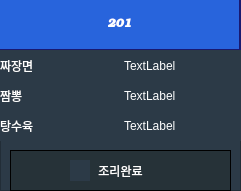
   <widget class="QFrame" name="frame_3">
    <property name="geometry">
     <rect>
      <x>50</x>
      <y>40</y>
      <width>241</width>
      <height>191</height>
     </rect>
    </property>
    <property name="styleSheet">
     <string notr="true">background-color: rgb(44, 58, 71);  /* 배경 색상 */
color: rgb(255, 255, 255);         /* 흰색 글자 */

</string>
    </property>
    <property name="frameShape">
     <enum>QFrame::StyledPanel</enum>
    </property>
    <property name="frameShadow">
     <enum>QFrame::Raised</enum>
    </property>
    <widget class="QFrame" name="frame_4">
     <property name="geometry">
      <rect>
       <x>0</x>
       <y>0</y>
       <width>241</width>
       <height>51</height>
      </rect>
     </property>
     <property name="styleSheet">
      <string notr="true">background-color: rgb(40, 100, 220);  /* 약간 짙은 파랑색 배경 */
color: rgb(255, 255, 255);          /* 흰색 글자 */
border: 0.5px solid rgb(25, 25, 112);  /* 매우 얇은 테두리, 배경과 거의 구별할 수 없음 */
</string>
     </property>
     <property name="frameShape">
      <enum>QFrame::StyledPanel</enum>
     </property>
     <property name="frameShadow">
      <enum>QFrame::Raised</enum>
     </property>
     <widget class="QWidget" name="verticalLayoutWidget_2">
      <property name="geometry">
       <rect>
        <x>-1</x>
        <y>-1</y>
        <width>241</width>
        <height>51</height>
       </rect>
      </property>
      <layout class="QVBoxLayout" name="verticalLayout_2">
       <item>
        <widget class="QLabel" name="label_2">
         <property name="font">
          <font>
           <family>URW Bookman</family>
           <weight>75</weight>
           <italic>true</italic>
           <bold>true</bold>
          </font>
         </property>
         <property name="text">
          <string>201</string>
         </property>
         <property name="alignment">
          <set>Qt::AlignCenter</set>
         </property>
        </widget>
       </item>
      </layout>
     </widget>
    </widget>
    <widget class="QFrame" name="frame_5">
     <property name="geometry">
      <rect>
       <x>0</x>
       <y>50</y>
       <width>241</width>
       <height>31</height>
      </rect>
     </property>
     <property name="frameShape">
      <enum>QFrame::StyledPanel</enum>
     </property>
     <property name="frameShadow">
      <enum>QFrame::Raised</enum>
     </property>
     <widget class="QWidget" name="horizontalLayoutWidget">
      <property name="geometry">
       <rect>
        <x>0</x>
        <y>0</y>
        <width>241</width>
        <height>31</height>
       </rect>
      </property>
      <layout class="QHBoxLayout" name="horizontalLayout_3">
       <item>
        <widget class="QLabel" name="label_4">
         <property name="text">
          <string>짜장면</string>
         </property>
        </widget>
       </item>
       <item>
        <widget class="QLabel" name="label_3">
         <property name="text">
          <string>TextLabel</string>
         </property>
        </widget>
       </item>
      </layout>
     </widget>
    </widget>
    <widget class="QFrame" name="frame_6">
     <property name="geometry">
      <rect>
       <x>0</x>
       <y>80</y>
       <width>241</width>
       <height>31</height>
      </rect>
     </property>
     <property name="frameShape">
      <enum>QFrame::StyledPanel</enum>
     </property>
     <property name="frameShadow">
      <enum>QFrame::Raised</enum>
     </property>
     <widget class="QWidget" name="horizontalLayoutWidget_2">
      <property name="geometry">
       <rect>
        <x>0</x>
        <y>0</y>
        <width>241</width>
        <height>31</height>
       </rect>
      </property>
      <layout class="QHBoxLayout" name="horizontalLayout_4">
       <item>
        <widget class="QLabel" name="label_8">
         <property name="text">
          <string>짬뽕</string>
         </property>
        </widget>
       </item>
       <item>
        <widget class="QLabel" name="label_7">
         <property name="text">
          <string>TextLabel</string>
         </property>
        </widget>
       </item>
      </layout>
     </widget>
    </widget>
    <widget class="QFrame" name="frame_7">
     <property name="geometry">
      <rect>
       <x>0</x>
       <y>110</y>
       <width>241</width>
       <height>31</height>
      </rect>
     </property>
     <property name="frameShape">
      <enum>QFrame::StyledPanel</enum>
     </property>
     <property name="frameShadow">
      <enum>QFrame::Raised</enum>
     </property>
     <widget class="QWidget" name="horizontalLayoutWidget_3">
      <property name="geometry">
       <rect>
        <x>0</x>
        <y>0</y>
        <width>241</width>
        <height>31</height>
       </rect>
      </property>
      <layout class="QHBoxLayout" name="horizontalLayout_5">
       <item>
        <widget class="QLabel" name="label_10">
         <property name="text">
          <string>탕수육</string>
         </property>
        </widget>
       </item>
       <item>
        <widget class="QLabel" name="label_9">
         <property name="text">
          <string>TextLabel</string>
         </property>
        </widget>
       </item>
      </layout>
     </widget>
    </widget>
    <widget class="QPushButton" name="pushButton">
     <property name="geometry">
      <rect>
       <x>10</x>
       <y>150</y>
       <width>221</width>
       <height>41</height>
      </rect>
     </property>
     <property name="styleSheet">
      <string notr="true">background-color: rgb(38, 50, 56);  /* 배경 색상 */
border: 1px solid black;            /* 얇은 검정색 테두리 */
color: white;                      /* (선택 사항) 흰색 글자 */
</string>
     </property>
     <property name="text">
      <string>조리완료</string>
     </property>
    </widget>
    <widget class="QLabel" name="label_13">
     <property name="geometry">
      <rect>
       <x>70</x>
       <y>160</y>
       <width>20</width>
       <height>21</height>
      </rect>
     </property>
     <property name="text">
      <string/>
     </property>
     <property name="pixmap">
      <pixmap>../pngwing.com.png</pixmap>
     </property>
     <property name="scaledContents">
      <bool>true</bool>
     </property>
    </widget>
   </widget>
